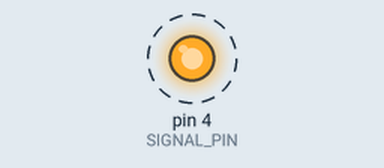
This sketch was run on a simulated Arduino Uno, built with avr-gcc and run on an emulated ATmega328P. On the bench: output pins drawn as LEDs (lit = HIGH). Dashed ring = blinking.

Above: at 0.02 s.
Timing chart, 0 to 3.0 s (numbered marks = the images above):
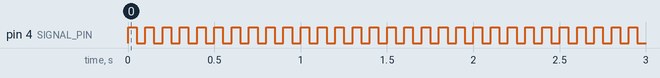

Measured:
- by itself, pin 4 (SIGNAL_PIN): alternates HIGH for 0.05 s and LOW for 0.05 s

The sketch:

DFlipFlop.ino
```cpp
/*

  DigitalLogic/DFlipFlop
  Simple sketch to provide a ~10Hz data signal for testing a D Flip-flop

  For info and circuit diagrams see https://github.com/tardate/LittleArduinoProjects/tree/main/Electronics101/DigitalLogic/DFlipFlop

 */

const int SIGNAL_PIN = 4;

void setup() {
  pinMode(SIGNAL_PIN, OUTPUT);
}

void loop() {
  static boolean output = HIGH;

  digitalWrite(SIGNAL_PIN, output);
  delay(50);

  output = !output;
}
```
